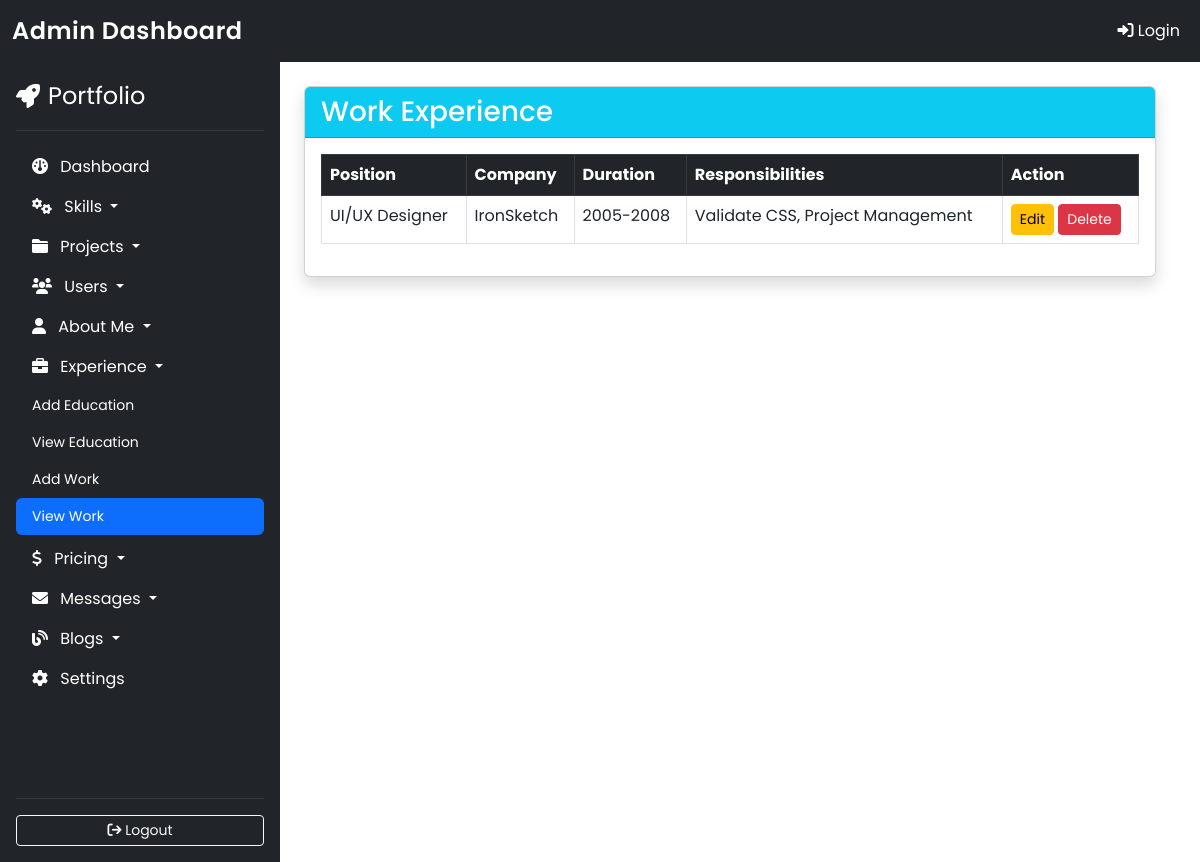
The app's page /admin/view_work.php with its own data.
### tables this page shows
CREATE TABLE `work_experience` (
  `id` int(11) NOT NULL,
  `position` varchar(255) NOT NULL,
  `company` varchar(255) NOT NULL,
  `duration` varchar(100) NOT NULL,
  `responsibilities` text NOT NULL
);

### admin/view_work.php (the view)
<?php
include 'header.php';
include 'config.php';
$query = "SELECT * FROM work_experience";
$result = $conn->query($query);
?>
<div class="container-fluid">
    <div class="row">
        <?php include('sidebar.php'); ?>
        <div class="col-9 p-4">
            <div class="card shadow">
                <div class="card-header bg-info text-white">
                    <h3 class="mb-0">Work Experience</h3>
                </div>
                <div class="card-body">
                    <table class="table table-hover table-bordered">
                        <thead class="table-dark">
                            <tr>
                                <th>Position</th>
                                <th>Company</th>
                                <th>Duration</th>
                                <th>Responsibilities</th>
                                <th>Action</th>
                            </tr>
                        </thead>
                        <tbody>
                            <?php while ($row = $result->fetch_assoc()) { ?>
                                <tr>
                                    <td><?= htmlspecialchars($row['position']); ?></td>
                                    <td><?= htmlspecialchars($row['company']); ?></td>
                                    <td><?= htmlspecialchars($row['duration']); ?></td>
                                    <td>
                                        <div style="max-height: 100px; overflow-y: auto;">
                                            <?= nl2br(htmlspecialchars($row['responsibilities'])); ?>
                                        </div>
                                    </td>
                                    <td>
                                        <a href="edit_work.php?id=<?= $row['id']; ?>" class="btn btn-warning btn-sm">Edit</a>
                                        <a href="delete_work.php?id=<?= $row['id']; ?>" class="btn btn-danger btn-sm" onclick="return confirm('Are you sure you want to delete this record?');">Delete</a>
                                    </td>
                                </tr>
                            <?php } ?>
                        </tbody>
                    </table>
                </div>
            </div>
        </div>
    </div>
</div>
<?php include('footer.php'); ?>

### admin/header.php (style rules this page uses)
body { font-family: 'Poppins', sans-serif; }

### records on screen
work_experience: position "UI/UX Designer", company "IronSketch", duration "2005-2008", responsibilities "Validate CSS, Project Management"
